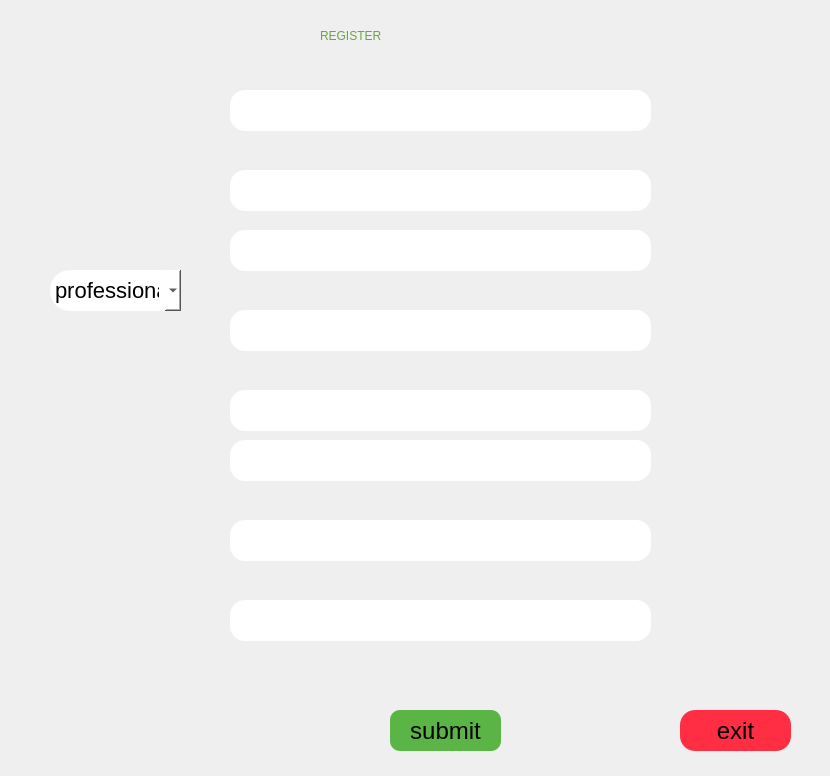
<?xml version="1.0" encoding="UTF-8"?>
<ui version="4.0">
 <class>MainWindow</class>
 <widget class="QMainWindow" name="MainWindow">
  <property name="geometry">
   <rect>
    <x>0</x>
    <y>0</y>
    <width>830</width>
    <height>776</height>
   </rect>
  </property>
  <property name="minimumSize">
   <size>
    <width>830</width>
    <height>776</height>
   </size>
  </property>
  <property name="maximumSize">
   <size>
    <width>830</width>
    <height>776</height>
   </size>
  </property>
  <property name="windowTitle">
   <string>USER REGISTRATION</string>
  </property>
  <property name="windowIcon">
   <iconset>
    <normaloff>../img/icon.ico</normaloff>../img/icon.ico</iconset>
  </property>
  <property name="styleSheet">
   <string notr="true">background:url(img/regbg.jpg);</string>
  </property>
  <widget class="QWidget" name="centralwidget">
   <widget class="QLineEdit" name="userid">
    <property name="geometry">
     <rect>
      <x>230</x>
      <y>310</y>
      <width>421</width>
      <height>41</height>
     </rect>
    </property>
    <property name="styleSheet">
     <string notr="true">font: 16pt &quot;Comic Sans MS&quot;;
background: white;
border-radius:15px;</string>
    </property>
    <property name="text">
     <string/>
    </property>
   </widget>
   <widget class="QLineEdit" name="fname">
    <property name="geometry">
     <rect>
      <x>230</x>
      <y>90</y>
      <width>421</width>
      <height>41</height>
     </rect>
    </property>
    <property name="styleSheet">
     <string notr="true">font: 16pt &quot;Comic Sans MS&quot;;
background: white;
border-radius:15px;</string>
    </property>
   </widget>
   <widget class="QLineEdit" name="lname">
    <property name="geometry">
     <rect>
      <x>230</x>
      <y>170</y>
      <width>421</width>
      <height>41</height>
     </rect>
    </property>
    <property name="styleSheet">
     <string notr="true">font: 16pt &quot;Comic Sans MS&quot;;
background: white;
border-radius:15px;</string>
    </property>
   </widget>
   <widget class="QLineEdit" name="email">
    <property name="geometry">
     <rect>
      <x>230</x>
      <y>230</y>
      <width>421</width>
      <height>41</height>
     </rect>
    </property>
    <property name="styleSheet">
     <string notr="true">font: 16pt &quot;Comic Sans MS&quot;;
background: white;
border-radius:15px;</string>
    </property>
   </widget>
   <widget class="QLineEdit" name="pwd">
    <property name="geometry">
     <rect>
      <x>230</x>
      <y>390</y>
      <width>421</width>
      <height>41</height>
     </rect>
    </property>
    <property name="styleSheet">
     <string notr="true">font: 16pt &quot;Comic Sans MS&quot;;
background: white;
border-radius:15px;</string>
    </property>
   </widget>
   <widget class="QPushButton" name="reg_button">
    <property name="geometry">
     <rect>
      <x>390</x>
      <y>710</y>
      <width>111</width>
      <height>41</height>
     </rect>
    </property>
    <property name="styleSheet">
     <string notr="true">
QWidget#reg_button{
border-radius:10px;
background:rgb(90, 181, 70);
color:black;
font-size:24px;
font-variant:small-caps;
}
QWidget#reg_button:hover{
border-radius:10px;
background:rgba(139, 190, 99,0.8);
color:black;
font-size:24px;
font-variant:small-caps;
}</string>
    </property>
    <property name="text">
     <string>submit</string>
    </property>
   </widget>
   <widget class="QLabel" name="label">
    <property name="geometry">
     <rect>
      <x>320</x>
      <y>10</y>
      <width>241</width>
      <height>51</height>
     </rect>
    </property>
    <property name="styleSheet">
     <string notr="true">font: 75 25pt &quot;Comic Sans MS&quot;;
color:rgb(103, 165, 70);</string>
    </property>
    <property name="text">
     <string>REGISTER</string>
    </property>
   </widget>
   <widget class="QLabel" name="fname_error">
    <property name="geometry">
     <rect>
      <x>240</x>
      <y>140</y>
      <width>401</width>
      <height>21</height>
     </rect>
    </property>
    <property name="styleSheet">
     <string notr="true">color:red;
font-variant:small-caps;
font-size:22px;</string>
    </property>
    <property name="text">
     <string/>
    </property>
   </widget>
   <widget class="QLabel" name="email_error">
    <property name="geometry">
     <rect>
      <x>240</x>
      <y>280</y>
      <width>401</width>
      <height>21</height>
     </rect>
    </property>
    <property name="styleSheet">
     <string notr="true">color:red;
font-variant:small-caps;
font-size:22px;</string>
    </property>
    <property name="text">
     <string/>
    </property>
   </widget>
   <widget class="QLabel" name="id_error">
    <property name="geometry">
     <rect>
      <x>240</x>
      <y>360</y>
      <width>401</width>
      <height>21</height>
     </rect>
    </property>
    <property name="styleSheet">
     <string notr="true">color:red;
font-variant:small-caps;
font-size:22px;</string>
    </property>
    <property name="text">
     <string/>
    </property>
   </widget>
   <widget class="QLabel" name="pwd_error">
    <property name="geometry">
     <rect>
      <x>240</x>
      <y>490</y>
      <width>401</width>
      <height>21</height>
     </rect>
    </property>
    <property name="styleSheet">
     <string notr="true">color:red;
font-variant:small-caps;
font-size:22px;</string>
    </property>
    <property name="text">
     <string/>
    </property>
   </widget>
   <widget class="QPushButton" name="exitbutton">
    <property name="geometry">
     <rect>
      <x>680</x>
      <y>710</y>
      <width>111</width>
      <height>41</height>
     </rect>
    </property>
    <property name="styleSheet">
     <string notr="true">QWidget#exitbutton{
background: rgb(255, 46, 67);
border-radius:15px;
font-size:24px;
font-variant:small-caps;
}
QWidget#exitbutton:hover{
background: rgb(255, 87, 98);
border-radius:15px;
font-size:24px;
font-variant:small-caps;
}</string>
    </property>
    <property name="text">
     <string>exit</string>
    </property>
   </widget>
   <widget class="QLineEdit" name="repwd">
    <property name="geometry">
     <rect>
      <x>230</x>
      <y>440</y>
      <width>421</width>
      <height>41</height>
     </rect>
    </property>
    <property name="styleSheet">
     <string notr="true">font: 16pt &quot;Comic Sans MS&quot;;
background: white;
border-radius:15px;</string>
    </property>
   </widget>
   <widget class="QLabel" name="imgbox">
    <property name="geometry">
     <rect>
      <x>50</x>
      <y>100</y>
      <width>119</width>
      <height>115</height>
     </rect>
    </property>
    <property name="styleSheet">
     <string notr="true"/>
    </property>
    <property name="text">
     <string/>
    </property>
   </widget>
   <widget class="QLineEdit" name="phonep">
    <property name="geometry">
     <rect>
      <x>230</x>
      <y>520</y>
      <width>421</width>
      <height>41</height>
     </rect>
    </property>
    <property name="styleSheet">
     <string notr="true">font: 16pt &quot;Comic Sans MS&quot;;
background: white;
border-radius:15px;</string>
    </property>
   </widget>
   <widget class="QLineEdit" name="phones">
    <property name="geometry">
     <rect>
      <x>230</x>
      <y>600</y>
      <width>421</width>
      <height>41</height>
     </rect>
    </property>
    <property name="styleSheet">
     <string notr="true">font: 16pt &quot;Comic Sans MS&quot;;
background: white;
border-radius:15px;</string>
    </property>
   </widget>
   <widget class="QLabel" name="phoneperr">
    <property name="geometry">
     <rect>
      <x>240</x>
      <y>570</y>
      <width>401</width>
      <height>21</height>
     </rect>
    </property>
    <property name="styleSheet">
     <string notr="true">color:red;
font-variant:small-caps;
font-size:22px;</string>
    </property>
    <property name="text">
     <string/>
    </property>
   </widget>
   <widget class="QLabel" name="phoneserr">
    <property name="geometry">
     <rect>
      <x>240</x>
      <y>650</y>
      <width>401</width>
      <height>21</height>
     </rect>
    </property>
    <property name="styleSheet">
     <string notr="true">color:red;
font-variant:small-caps;
font-size:22px;</string>
    </property>
    <property name="text">
     <string/>
    </property>
   </widget>
   <widget class="QComboBox" name="acctype">
    <property name="geometry">
     <rect>
      <x>50</x>
      <y>270</y>
      <width>131</width>
      <height>41</height>
     </rect>
    </property>
    <property name="styleSheet">
     <string notr="true">border-radius:20px;
background:white;
font-variant:small-caps;
font-size:22px;</string>
    </property>
    <item>
     <property name="text">
      <string>professional</string>
     </property>
    </item>
    <item>
     <property name="text">
      <string>general</string>
     </property>
    </item>
   </widget>
  </widget>
 </widget>
 <resources/>
 <connections/>
</ui>
